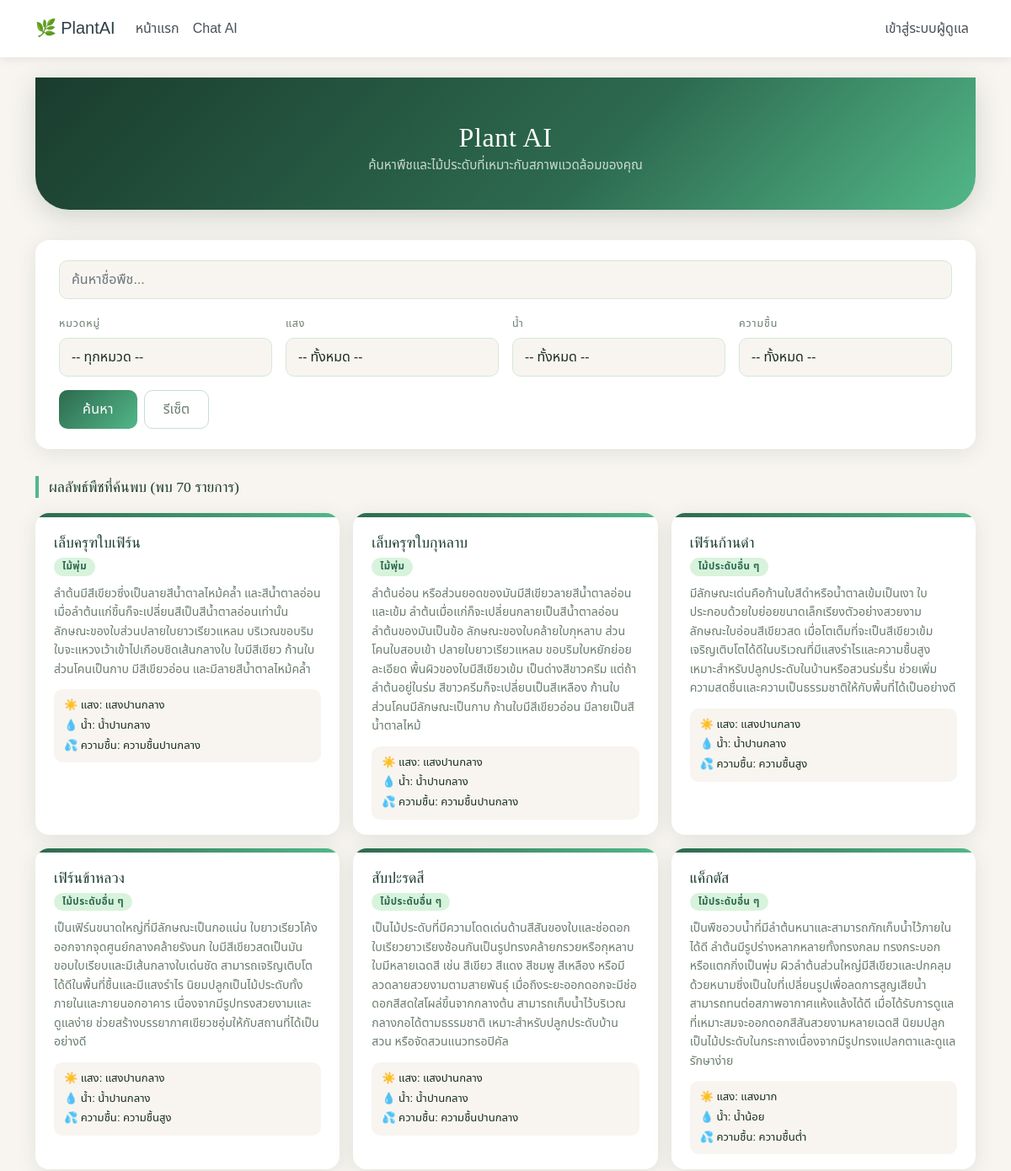
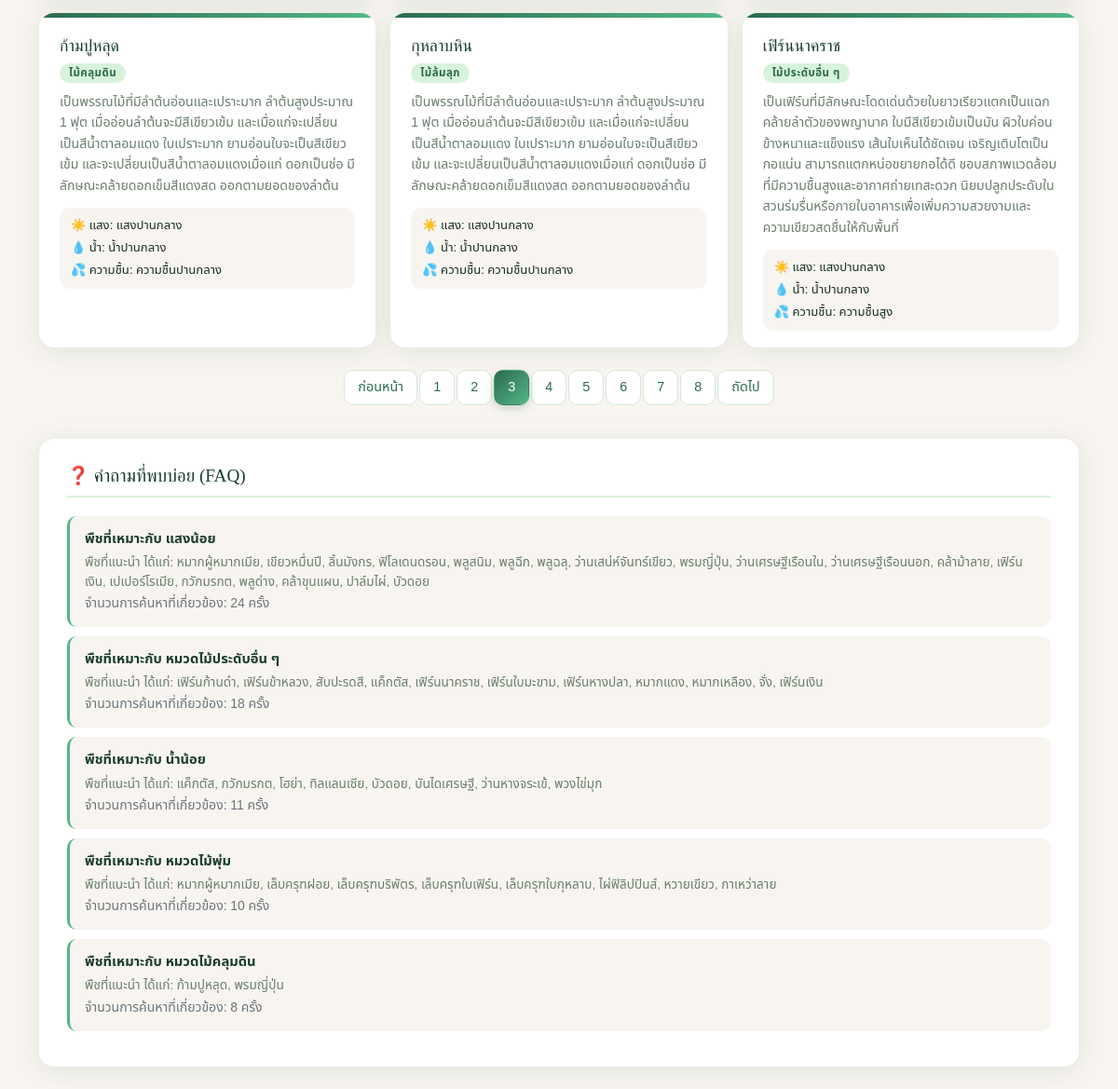
The app's page /?page=3&search=&category=&light=&water=&humidity= with its own data (2 pictures, top to bottom).
### PlantAI_App/models.py (models this page shows, shortened)
class Plant(models.Model):
    LIGHT_CHOICES = [
        ('low', 'แสงน้อย'),
        ('medium', 'แสงปานกลาง'),
        ('high', 'แสงมาก'),
    ]
    WATER_CHOICES = [
        ('low', 'น้ำน้อย'),
        ('medium', 'น้ำปานกลาง'),
        ('high', 'น้ำมาก'),
    ]
    HUMIDITY_CHOICES = [
        ('low', 'ความชื้นต่ำ'),
        ('medium', 'ความชื้นปานกลาง'),
        ('high', 'ความชื้นสูง'),
    ]
    plant_id = models.CharField(primary_key=True, max_length=11, editable=False)  # เช่น P001
    plant_name = models.CharField(max_length=50, unique=True)  # ชื่อพืช
    light = models.CharField(max_length=10, choices=LIGHT_CHOICES)
    water = models.CharField(max_length=10, choices=WATER_CHOICES)
    humidity = models.CharField(max_length=10, choices=HUMIDITY_CHOICES)
    description = models.TextField(blank=True, null=True)  # รายละเอียด/คำอธิบายเพิ่มเติมของพืช
    category = models.ForeignKey(
        PlantCategory, db_column="category_id", on_delete=models.CASCADE,
        related_name="plants"
    )
    admin = models.ForeignKey(
        Admin, db_column="admin_id", on_delete=models.CASCADE,
        related_name="plants"
    )
    class Meta:
        db_table = "plant"
        verbose_name = "พืช"

class PlantCategory(models.Model):
    category_id = models.CharField(primary_key=True, max_length=11, editable=False)  # เช่น C001
    category_name = models.CharField(max_length=50, unique=True)  # ชื่อหมวดหมู่ เช่น "ไม้เลื้อย"
    detail = models.TextField(blank=True, null=True)  # คำอธิบายหมวดหมู่ (ใส่หรือไม่ใส่ก็ได้)
    admin = models.ForeignKey(
        Admin, db_column="admin_id", on_delete=models.CASCADE,
        related_name="plant_categories"
    )
    class Meta:
        db_table = "plant_category"
        verbose_name = "หมวดหมู่พืช"

class SearchSummary(models.Model):
    summary_id = models.CharField(primary_key=True, max_length=11, editable=False)  # เช่น S001
    filter_light = models.CharField(max_length=10, blank=True, null=True)
    filter_water = models.CharField(max_length=10, blank=True, null=True)
    filter_humidity = models.CharField(max_length=10, blank=True, null=True)
    category = models.ForeignKey(
        PlantCategory, db_column="category_id", on_delete=models.SET_NULL,
        related_name="search_summaries", blank=True, null=True
    )
    search_count = models.IntegerField(default=0)  # จำนวนครั้งที่มีการค้นหาด้วย filter combo นี้
    last_searched = models.DateTimeField(auto_now=True)  # เวลาค้นหาล่าสุด (อัปเดตทุกครั้งที่ save)
    faq = models.ForeignKey(
        Faq, db_column="faq_id", on_delete=models.SET_NULL,
        related_name="search_summaries", blank=True, null=True
    )
    class Meta:
        db_table = "search_summary"
        verbose_name = "สรุปผลการค้นหา"
    def save(self, *args, **kwargs):
        if not self.summary_id:
            self.summary_id = generate_code(SearchSummary, "summary_id", "S")
        super().save(*args, **kwargs)

class Faq(models.Model):
    faq_id = models.CharField(primary_key=True, max_length=11, editable=False)  # เช่น F001
    title = models.CharField(max_length=50)  # หัวข้อคำถาม
    answer_text = models.TextField()  # คำตอบ
    created_at = models.DateTimeField(auto_now_add=True)  # วันเวลาที่สร้าง (ตั้งค่าอัตโนมัติครั้งแรกที่ save)
    class Meta:
        db_table = "faq"
        verbose_name = "คำถามที่พบบ่อย"
    def save(self, *args, **kwargs):
        if not self.faq_id:
            self.faq_id = generate_code(Faq, "faq_id", "F")
        super().save(*args, **kwargs)

### PlantAI_App/views.py (the view, shortened to what this page needs)
# urls.py: path('', views.index, name='index'),                     # หน้าแรก แสดงรายการพืชทั้งหมด + filter
def index(request):
    plants = Plant.objects.all()
    categories = PlantCategory.objects.all()  # ใช้แสดงเป็นตัวเลือกใน dropdown filter หน้าเว็บ
    category_id = request.GET.get('category') or ''
    light = request.GET.get('light') or ''
    water = request.GET.get('water') or ''
    humidity = request.GET.get('humidity') or ''
    search = request.GET.get('search') or ''
    if category_id:
        plants = plants.filter(category_id=category_id)
    if light:
        plants = plants.filter(light=light)
    if water:
        plants = plants.filter(water=water)
    if humidity:
        plants = plants.filter(humidity=humidity)
    if search:
        plants = plants.filter(plant_name__icontains=search)  # ค้นหาชื่อพืชแบบไม่สนตัวพิมพ์เล็ก/ใหญ่
    paginator = Paginator(plants.order_by('plant_id'), 9)
    plants_page = paginator.get_page(request.GET.get('page'))  # อ่านเลขหน้าจาก ?page=
    popular_faqs = (
        SearchSummary.objects
        .filter(faq__isnull=False)
        .select_related('faq')
        .order_by('-search_count')[:5]
    )
    return render(request, "index.html", {
        "plants": plants_page,
        "categories": categories,
        "popular_faqs": popular_faqs,
        "selected_category": category_id,
        "selected_light": light,
        "selected_water": water,
        "selected_humidity": humidity,
        "search": search,
    })

### PlantAI_App/templates/index.html (shortened to what this page needs)
{% extends "base.html" %}
{% block content %}
{% load static %}
<link rel="stylesheet" href="{% static 'plants/css/style_index.css' %}">
<div class="page-hero text-center">
    <h2>Plant AI</h2>
    <p>ค้นหาพืชและไม้ประดับที่เหมาะกับสภาพแวดล้อมของคุณ</p>
</div>
<div class="search-card">
    <form method="get" class="row g-3">
        <div class="col-12">
            <input type="text" name="search" class="form-control"
                   placeholder="ค้นหาชื่อพืช..." value="{{ search|default_if_none:'' }}">
        </div>
        <div class="col-md-3 col-6">
            <label class="filter-row-label">หมวดหมู่</label>
            <select name="category" class="form-select">
                <option value="">-- ทุกหมวด --</option>
            </select>
        </div>
        <div class="col-md-3 col-6">
            <label class="filter-row-label">แสง</label>
            <select name="light" class="form-select">
                <option value="">-- ทั้งหมด --</option>
            </select>
        </div>
        <div class="col-md-3 col-6">
            <label class="filter-row-label">น้ำ</label>
            <select name="water" class="form-select">
                <option value="">-- ทั้งหมด --</option>
            </select>
        </div>
        <div class="col-md-3 col-6">
            <label class="filter-row-label">ความชื้น</label>
            <select name="humidity" class="form-select">
                <option value="">-- ทั้งหมด --</option>
            </select>
        </div>
        <div class="col-12 d-flex gap-2">
            <button type="submit" class="btn btn-search">ค้นหา</button>
            <a href="/" class="btn btn-reset">รีเซ็ต</a>
        </div>
    </form>
</div>
<div class="section-label">ผลลัพธ์พืชที่ค้นพบ (พบ {{ plants.paginator.count }} รายการ)</div>
<div class="row g-3 mb-4">
    {% for plant in plants %}
    <div class="col-md-4 col-sm-6">
        <div class="plant-card">
            <div class="card-body">
                <h5 class="card-title">{{ plant.plant_name }}</h5>
                <span class="badge-cat">{{ plant.category.category_name }}</span>
                <p class="card-text">{{ plant.description|default:"ไม่มีรายละเอียด"|truncatewords:15 }}</p>
                <div class="plant-meta">
                    <span>☀️ แสง: {{ plant.get_light_display }}</span>
                    <span>💧 น้ำ: {{ plant.get_water_display }}</span>
                    <span>💦 ความชื้น: {{ plant.get_humidity_display }}</span>
                </div>
            </div>
        </div>
    </div>
    {% endfor %}
</div>
{% if plants.has_other_pages %}
<nav aria-label="Page navigation" class="my-4">
    <ul class="pagination justify-content-center">
        <li class="page-item {% if not plants.has_previous %}disabled{% endif %}">
            <a class="page-link"
               href="{% if plants.has_previous %}?page={{ plants.previous_page_number }}&search={{ search|default_if_none:'' }}&category={{ selected_category|default_if_none:'' }}&light={{ selected_light|default_if_none:'' }}&water={{ selected_water|default_if_none:'' }}&humidity={{ selected_humidity|default_if_none:'' }}{% else %}#{% endif %}">
                ก่อนหน้า
            </a>
        </li>
        {% for num in plants.paginator.page_range %}
            {% if plants.number == num %}
                <li class="page-item active">
                    <span class="page-link">{{ num }}</span>
                </li>
            {% else %}
                <li class="page-item">
                    <a class="page-link"
                    href="?page={{ num }}&search={{ search|default_if_none:'' }}&category={{ selected_category|default_if_none:'' }}&light={{ selected_light|default_if_none:'' }}&water={{ selected_water|default_if_none:'' }}&humidity={{ selected_humidity|default_if_none:'' }}">
                        {{ num }}
                    </a>
                </li>
            {% endif %}
        {% endfor %}
        <li class="page-item {% if not plants.has_next %}disabled{% endif %}">
            <a class="page-link"
               href="{% if plants.has_next %}?page={{ plants.next_page_number }}&search={{ search|default_if_none:'' }}&category={{ selected_category|default_if_none:'' }}&light={{ selected_light|default_if_none:'' }}&water={{ selected_water|default_if_none:'' }}&humidity={{ selected_humidity|default_if_none:'' }}{% else %}#{% endif %}">
                ถัดไป
            </a>
        </li>
    </ul>
</nav>
{% endif %}
<div class="faq-card">
    <h4 class="faq-title">❓ คำถามที่พบบ่อย (FAQ)</h4>
    {% for item in popular_faqs %}
    <div class="faq-item">
        <strong>{{ item.faq.title }}</strong>
        <p>{{ item.faq.answer_text }}</p>
        <small class="text-muted">จำนวนการค้นหาที่เกี่ยวข้อง: {{ item.search_count }} ครั้ง</small>
    </div>
    {% empty %}
    <p class="text-muted mb-0">ยังไม่มีคำถามที่พบบ่อยในระบบ</p>
    {% endfor %}
</div>
{% endblock %}

### PlantAI_App/static/plants/css/style_base.css (style rules this page uses)
:root { --green-deep: #1a3c2e; --green-mid: #2d6a4f; --green-light: #52b788; --green-pale: #d8f3dc; --cream: #f8f5f0; --brown: #7a5c3a; --text-dark: #1a2e20; --text-muted: #6b7e6f; --shadow-card: 0 4px 24px rgba(26,60,46,0.10); --shadow-hover: 0 8px 32px rgba(26,60,46,0.18); --radius: 16px; --radius-sm: 10px; }
body { background-color: var(--cream); font-family: 'Noto Sans Thai', sans-serif; color: var(--text-dark); }

### records on screen
Plant: plant_name "เล็บครุฑใบเฟิร์น", category.category_name "ไม้พุ่ม", description "ลำต้นมีสีเขียวซึ่งเป็นลายสีน้ำตาลไหม้คล้ำ และสีน้ำตาลอ่อน เมื่อลำต้นแก่ขึ้นก็จะเปลี่ยนสีเป็นสีน้ำตาลอ่อนเท่านั้น ลักษณะของใบส่วนปลายใบยาวเรียวแหลม บริเวณขอบริมใบจะแหวงเว้าเข้าไปเกือบชิดเส้นกลางใบ ใบมีสีเขียว ก้านใบส่วนโคนเป็นกาบ มีสีเขียวอ่อน และมีลายสีน้ำตาลไหม้คล้ำ", light "แสงปานกลาง", water "น้ำปานกลาง", humidity "ความชื้นปานกลาง"
Plant: plant_name "เล็บครุฑใบกุหลาบ", category.category_name "ไม้พุ่ม", description "ลำต้นอ่อน หรือส่วนยอดของมันมีสีเขียวลายสีน้ำตาลอ่อนและเข้ม ลำต้นเมื่อแก่ก็จะเปลี่ยนกลายเป็นสีน้ำตาลอ่อน ลำต้นของมันเป็นข้อ ลักษณะของใบคล้ายใบกุหลาบ ส่วนโคนใบสอบเข้า ปลายใบยาวเรียวแหลม ขอบริมใบหยักย่อยละเอียด พื้นผิวของใบมีสีเขียวเข้ม เป็นด่างสีขาวครีม แต่ถ้าลำต้นอยู่ในร่ม สีขาวครีมก็จะเปลี่ยนเป็นสีเหลือง ก้านใบส่วนโคนมีลักษณะเป็นกาบ ก้านใบมีสีเขียวอ่อน มีลายเป็นสีน้ำตาลไหม้", light "แสงปานกลาง", water "น้ำปานกลาง", humidity "ความชื้นปานกลาง"
Plant: plant_name "เฟิร์นก้านดำ", category.category_name "ไม้ประดับอื่น ๆ", description "มีลักษณะเด่นคือก้านใบสีดำหรือน้ำตาลเข้มเป็นเงา ใบประกอบด้วยใบย่อยขนาดเล็กเรียงตัวอย่างสวยงาม ลักษณะใบอ่อนสีเขียวสด เมื่อโตเต็มที่จะเป็นสีเขียวเข้ม เจริญเติบโตได้ดีในบริเวณที่มีแสงรำไรและความชื้นสูง เหมาะสำหรับปลูกประดับในบ้านหรือสวนร่มรื่น ช่วยเพิ่มความสดชื่นและความเป็นธรรมชาติให้กับพื้นที่ได้เป็นอย่างดี", light "แสงปานกลาง", water "น้ำปานกลาง", humidity "ความชื้นสูง"
Plant: plant_name "เฟิร์นข้าหลวง", category.category_name "ไม้ประดับอื่น ๆ", description "เป็นเฟิร์นขนาดใหญ่ที่มีลักษณะเป็นกอแน่น ใบยาวเรียวโค้งออกจากจุดศูนย์กลางคล้ายรังนก ใบมีสีเขียวสดเป็นมัน ขอบใบเรียบและมีเส้นกลางใบเด่นชัด สามารถเจริญเติบโตได้ดีในพื้นที่ชื้นและมีแสงรำไร นิยมปลูกเป็นไม้ประดับทั้งภายในและภายนอกอาคาร เนื่องจากมีรูปทรงสวยงามและดูแลง่าย ช่วยสร้างบรรยากาศเขียวชอุ่มให้กับสถานที่ได้เป็นอย่างดี", light "แสงปานกลาง", water "น้ำปานกลาง", humidity "ความชื้นสูง"
Plant: plant_name "สับปะรดสี", category.category_name "ไม้ประดับอื่น ๆ", description "เป็นไม้ประดับที่มีความโดดเด่นด้านสีสันของใบและช่อดอก ใบเรียวยาวเรียงซ้อนกันเป็นรูปทรงคล้ายกรวยหรือกุหลาบ ใบมีหลายเฉดสี เช่น สีเขียว สีแดง สีชมพู สีเหลือง หรือมีลวดลายสวยงามตามสายพันธุ์ เมื่อถึงระยะออกดอกจะมีช่อดอกสีสดใสโผล่ขึ้นจากกลางต้น สามารถเก็บน้ำไว้บริเวณกลางกอได้ตามธรรมชาติ เหมาะสำหรับปลูกประดับบ้าน สวน หรือจัดสวนแนวทรอปิคัล", light "แสงปานกลาง", water "น้ำปานกลาง", humidity "ความชื้นปานกลาง"
Plant: plant_name "แค็กตัส", category.category_name "ไม้ประดับอื่น ๆ", description "เป็นพืชอวบน้ำที่มีลำต้นหนาและสามารถกักเก็บน้ำไว้ภายในได้ดี ลำต้นมีรูปร่างหลากหลายทั้งทรงกลม ทรงกระบอก หรือแตกกิ่งเป็นพุ่ม ผิวลำต้นส่วนใหญ่มีสีเขียวและปกคลุมด้วยหนามซึ่งเป็นใบที่เปลี่ยนรูปเพื่อลดการสูญเสียน้ำ สามารถทนต่อสภาพอากาศแห้งแล้งได้ดี เมื่อได้รับการดูแลที่เหมาะสมจะออกดอกสีสันสวยงามหลายเฉดสี นิยมปลูกเป็นไม้ประดับในกระถางเนื่องจากมีรูปทรงแปลกตาและดูแลรักษาง่าย", light "แสงมาก", water "น้ำน้อย", humidity "ความชื้นต่ำ"
Plant: plant_name "ก้ามปูหลุด", category.category_name "ไม้คลุมดิน", description "เป็นพรรณไม้ที่มีลำต้นอ่อนและเปราะมาก ลำต้นสูงประมาณ 1 ฟุต เมื่ออ่อนลำต้นจะมีสีเขียวเข้ม และเมื่อแก่จะเปลี่ยนเป็นสีน้ำตาลอมแดง ใบเปราะมาก ยามอ่อนใบจะเป็นสีเขียวเข้ม และจะเปลี่ยนเป็นสีน้ำตาลอมแดงเมื่อแก่ ดอกเป็นช่อ มีลักษณะคล้ายดอกเข็มสีแดงสด ออกตามยอดของลำต้น", light "แสงปานกลาง", water "น้ำปานกลาง", humidity "ความชื้นปานกลาง"
Plant: plant_name "กุหลาบหิน", category.category_name "ไม้ล้มลุก", description "เป็นพรรณไม้ที่มีลำต้นอ่อนและเปราะมาก ลำต้นสูงประมาณ 1 ฟุต เมื่ออ่อนลำต้นจะมีสีเขียวเข้ม และเมื่อแก่จะเปลี่ยนเป็นสีน้ำตาลอมแดง ใบเปราะมาก ยามอ่อนใบจะเป็นสีเขียวเข้ม และจะเปลี่ยนเป็นสีน้ำตาลอมแดงเมื่อแก่ ดอกเป็นช่อ มีลักษณะคล้ายดอกเข็มสีแดงสด ออกตามยอดของลำต้น", light "แสงปานกลาง", water "น้ำปานกลาง", humidity "ความชื้นปานกลาง"
Plant: plant_name "เฟิร์นนาคราช", category.category_name "ไม้ประดับอื่น ๆ", description "เป็นเฟิร์นที่มีลักษณะโดดเด่นด้วยใบยาวเรียวแตกเป็นแฉกคล้ายลำตัวของพญานาค ใบมีสีเขียวเข้มเป็นมัน ผิวใบค่อนข้างหนาและแข็งแรง เส้นใบเห็นได้ชัดเจน เจริญเติบโตเป็นกอแน่น สามารถแตกหน่อขยายกอได้ดี ชอบสภาพแวดล้อมที่มีความชื้นสูงและอากาศถ่ายเทสะดวก นิยมปลูกประดับในสวนร่มรื่นหรือภายในอาคารเพื่อเพิ่มความสวยงามและความเขียวสดชื่นให้กับพื้นที่", light "แสงปานกลาง", water "น้ำปานกลาง", humidity "ความชื้นสูง"
SearchSummary: faq "พืชที่เหมาะกับ แสงน้อย", faq.answer_text "พืชที่แนะนำ ได้แก่: หมากผู้หมากเมีย, เขียวหมื่นปี, ลิ้นมังกร, ฟิโลเดนดรอน, พลูสนิม, พลูฉีก, พลูฉลุ, ว่านเสน่ห์จันทร์เขียว, พรมญี่ปุ่น, ว่านเศรษฐีเรือนใน, ว่านเศรษฐีเรือนนอก, คล้าม้าลาย, เฟิร์นเงิน, เปเปอร์โรเมีย, กวักมรกต, พลูด่าง, คล้าขุนแผน, ปาล์มไผ่, บัวดอย", search_count "24"
SearchSummary: faq "พืชที่เหมาะกับ หมวดไม้ประดับอื่น ๆ", faq.answer_text "พืชที่แนะนำ ได้แก่: เฟิร์นก้านดำ, เฟิร์นข้าหลวง, สับปะรดสี, แค็กตัส, เฟิร์นนาคราช, เฟิร์นใบมะขาม, เฟิร์นหางปลา, หมากแดง, หมากเหลือง, จั่ง, เฟิร์นเงิน", search_count "18"
SearchSummary: faq "พืชที่เหมาะกับ น้ำน้อย", faq.answer_text "พืชที่แนะนำ ได้แก่: แค็กตัส, กวักมรกต, โฮย่า, ทิลแลนเซีย, บัวดอย, บันไดเศรษฐี, ว่านหางจระเข้, พวงไข่มุก", search_count "11"
SearchSummary: faq "พืชที่เหมาะกับ หมวดไม้พุ่ม", faq.answer_text "พืชที่แนะนำ ได้แก่: หมากผู้หมากเมีย, เล็บครุฑฝอย, เล็บครุฑบริพัตร, เล็บครุฑใบเฟิร์น, เล็บครุฑใบกุหลาบ, ไผ่ฟิลิปปินส์, หวายเขียว, กาเหว่าลาย", search_count "10"
SearchSummary: faq "พืชที่เหมาะกับ หมวดไม้คลุมดิน", faq.answer_text "พืชที่แนะนำ ได้แก่: ก้ามปูหลุด, พรมญี่ปุ่น", search_count "8"

### other values on screen
{{ plants.paginator.count }} "70"
{{ num }} "1" "2" "4" "5" "6" "7" "8"
{{ num }} "3"
